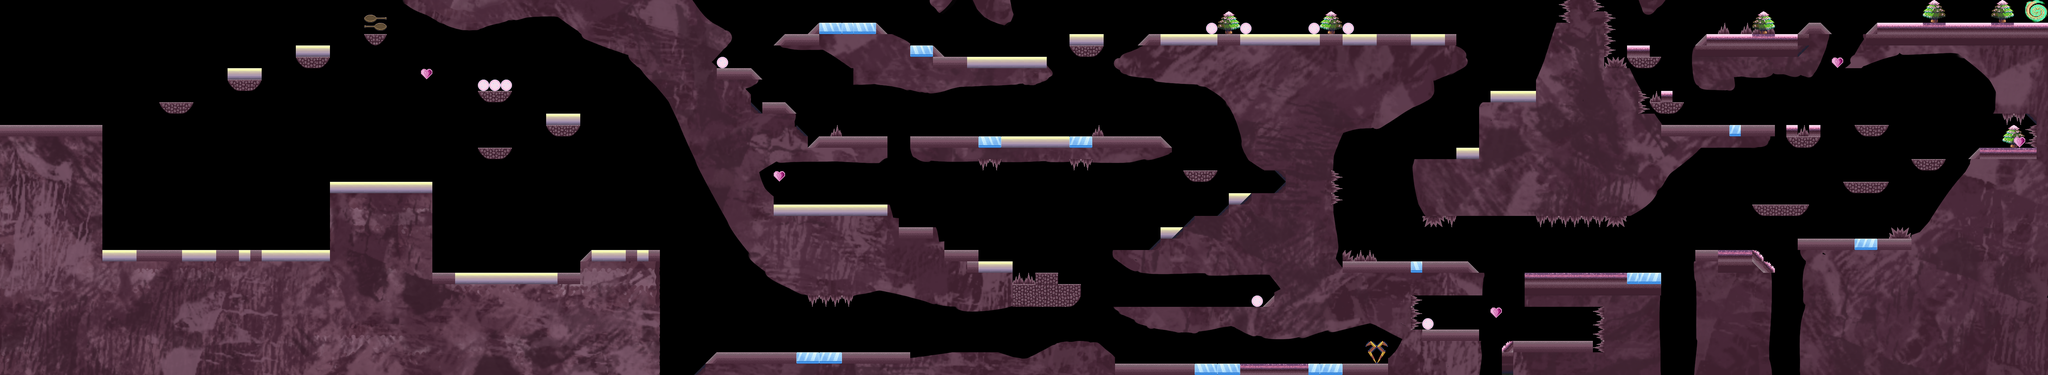

Below is a game level as drawn by its tile map, then a one-line description and the .tmx that defines it (tile-layer data replaced by summaries):
An orthogonal 180x33 tile map with 32x32 px tiles, 5 tile layers (rocks, ice, snow, portal and hearts, ...), 18 tilesets.

<map version="1.5" tiledversion="1.7.2" orientation="orthogonal" renderorder="right-down" width="180" height="33" tilewidth="32" tileheight="32" infinite="0" nextlayerid="8" nextobjectid="1">
 <editorsettings>
  <export target="map.json" format="json" />
 </editorsettings>
 <tileset firstgid="1" name="Info Progra Montagne Earth " tilewidth="32" tileheight="32" tilecount="5940" columns="180">
  <image source="assets/platform.png" width="5760" height="1080" />
 </tileset>
 <tileset firstgid="5941" name="mountainrocks" tilewidth="32" tileheight="32" tilecount="100" columns="10">
  <image source="assets/rocks.png" width="320" height="320" />
 </tileset>
 <tileset firstgid="6041" name="ice" tilewidth="32" tileheight="32" tilecount="2" columns="2">
  <image source="assets/ice.png" width="64" height="32" />
 </tileset>
 <tileset firstgid="6043" name="Portal animation final" tilewidth="32" tileheight="32" tilecount="64" columns="16">
  <image source="assets/portal.png" width="512" height="128" />
  <tile id="0">
   <animation>
    <frame tileid="0" duration="100" />
    <frame tileid="2" duration="100" />
    <frame tileid="4" duration="100" />
    <frame tileid="6" duration="100" />
    <frame tileid="8" duration="100" />
    <frame tileid="10" duration="100" />
    <frame tileid="12" duration="100" />
    <frame tileid="14" duration="100" />
    <frame tileid="32" duration="100" />
    <frame tileid="34" duration="100" />
    <frame tileid="36" duration="100" />
    <frame tileid="38" duration="100" />
   </animation>
  </tile>
  <tile id="1">
   <animation>
    <frame tileid="1" duration="100" />
    <frame tileid="3" duration="100" />
    <frame tileid="5" duration="100" />
    <frame tileid="7" duration="100" />
    <frame tileid="9" duration="100" />
    <frame tileid="11" duration="100" />
    <frame tileid="13" duration="100" />
    <frame tileid="15" duration="100" />
    <frame tileid="33" duration="100" />
    <frame tileid="35" duration="100" />
    <frame tileid="37" duration="100" />
    <frame tileid="39" duration="100" />
   </animation>
  </tile>
  <tile id="16">
   <animation>
    <frame tileid="16" duration="100" />
    <frame tileid="18" duration="100" />
    <frame tileid="20" duration="100" />
    <frame tileid="22" duration="100" />
    <frame tileid="24" duration="100" />
    <frame tileid="26" duration="100" />
    <frame tileid="28" duration="100" />
    <frame tileid="30" duration="100" />
    <frame tileid="48" duration="100" />
    <frame tileid="50" duration="100" />
    <frame tileid="52" duration="100" />
    <frame tileid="54" duration="100" />
   </animation>
  </tile>
  <tile id="17">
   <animation>
    <frame tileid="17" duration="100" />
    <frame tileid="19" duration="100" />
    <frame tileid="21" duration="100" />
    <frame tileid="23" duration="100" />
    <frame tileid="25" duration="100" />
    <frame tileid="27" duration="100" />
    <frame tileid="29" duration="100" />
    <frame tileid="31" duration="100" />
    <frame tileid="49" duration="100" />
    <frame tileid="51" duration="100" />
    <frame tileid="53" duration="100" />
    <frame tileid="55" duration="100" />
   </animation>
  </tile>
 </tileset>
 <tileset firstgid="6107" name="Heart Shine Animation" tilewidth="32" tileheight="32" tilecount="100" columns="10">
  <image source="assets/heart.png" width="320" height="320" />
  <tile id="0">
   <animation>
    <frame tileid="0" duration="500" />
    <frame tileid="1" duration="50" />
    <frame tileid="2" duration="50" />
    <frame tileid="3" duration="50" />
    <frame tileid="4" duration="50" />
    <frame tileid="5" duration="50" />
    <frame tileid="6" duration="50" />
    <frame tileid="7" duration="50" />
    <frame tileid="8" duration="50" />
    <frame tileid="9" duration="50" />
    <frame tileid="10" duration="50" />
    <frame tileid="11" duration="50" />
    <frame tileid="12" duration="50" />
    <frame tileid="13" duration="50" />
    <frame tileid="14" duration="500" />
   </animation>
  </tile>
 </tileset>
 <tileset firstgid="6207" name="snow block" tilewidth="32" tileheight="32" tilecount="1" columns="1">
  <image source="assets/snowblock.png" width="32" height="32" />
 </tileset>
 <tileset firstgid="6208" name="snowzone" tilewidth="32" tileheight="32" tilecount="64" columns="8">
  <image source="assets/snowzone.png" width="256" height="256" />
 </tileset>
 <tileset firstgid="6272" name="Snow Mountain Power Ups" tilewidth="32" tileheight="32" tilecount="1" columns="1">
  <image source="assets/snowball.png" width="32" height="32" />
 </tileset>
 <tileset firstgid="6273" name="heart" tilewidth="32" tileheight="32" tilecount="100" columns="10">
  <image source="assets/heart.png" width="320" height="320" />
 </tileset>
 <tileset firstgid="6373" name="ice" tilewidth="32" tileheight="32" tilecount="2" columns="2">
  <image source="assets/ice.png" width="64" height="32" />
 </tileset>
 <tileset firstgid="6375" name="portal" tilewidth="32" tileheight="32" tilecount="64" columns="16">
  <image source="assets/portal.png" width="512" height="128" />
 </tileset>
 <tileset firstgid="6439" name="platform" tilewidth="32" tileheight="32" tilecount="5940" columns="180">
  <image source="assets/platform.png" width="5760" height="1080" />
 </tileset>
 <tileset firstgid="12379" name="rocks" tilewidth="32" tileheight="32" tilecount="100" columns="10">
  <image source="assets/rocks.png" width="320" height="320" />
 </tileset>
 <tileset firstgid="12479" name="snowblock" tilewidth="32" tileheight="32" tilecount="1" columns="1">
  <image source="assets/snowblock.png" width="32" height="32" />
 </tileset>
 <tileset firstgid="12480" name="snowzone" tilewidth="32" tileheight="32" tilecount="64" columns="8">
  <image source="assets/snowzone.png" width="256" height="256" />
 </tileset>
 <tileset firstgid="12544" name="snowball" tilewidth="32" tileheight="32" tilecount="1" columns="1">
  <image source="assets/snowball.png" width="32" height="32" />
 </tileset>
 <tileset firstgid="12545" name="weapon" tilewidth="32" tileheight="32" tilecount="2" columns="1">
  <image source="assets/weapon.png" width="32" height="64" />
 </tileset>
 <tileset firstgid="12547" name="rackets" tilewidth="32" tileheight="32" tilecount="4" columns="2">
  <image source="assets/rackets.png" width="64" height="64" />
 </tileset>
 <imagelayer id="7" name="background" opacity="0.65">
  <image source="assets/background.png" width="5760" height="1080" />
 </imagelayer>
 <layer id="1" name="rocks" width="180" height="33">
  <data>[5940 cells, 5940 non-empty, 5073 distinct tile ids]</data>
 </layer>
 <layer id="2" name="ice" width="180" height="33">
  <data>[5940 cells, 63 non-empty, 5 distinct tile ids]</data>
 </layer>
 <layer id="3" name="snow" width="180" height="33">
  <data>[5940 cells, 269 non-empty, 26 distinct tile ids]</data>
 </layer>
 <layer id="4" name="portal and hearts" width="180" height="33">
  <data>[5940 cells, 17 non-empty, 8 distinct tile ids]</data>
 </layer>
 <layer id="6" name="objects" width="180" height="33">
  <data>[5940 cells, 18 non-empty, 7 distinct tile ids]</data>
 </layer>
</map>
